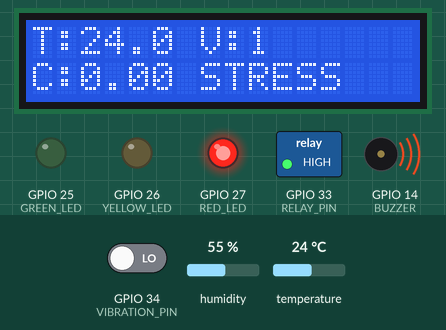
The sketch below on a simulated ESP32. Shown: 16×2 character LCD, switched loads named in the sketch (green lamp = pin HIGH), output pins drawn as LEDs (lit = HIGH), buzzer (waves = sounding, pin HIGH). The inputs (shaded band) are chosen by the test bench; at power-on: GPIO 34 (VIBRATION_PIN) LOW, temperature 24 °C, humidity 55 %. WiFi joins after 1.5 s; servers stay silent unless stated; uploads are accepted with an empty reply; random numbers use the default seed unless the sketch sets one; what the sketch prints to the serial monitor is not drawn.

Above: at 6.3 s.
6.4 s: GPIO 34 (VIBRATION_PIN) driven HIGH
At 8.3 s:
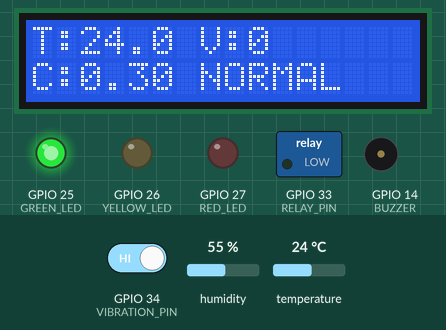
10.0 s: temperature set to 34 °C
At 12.5 s:
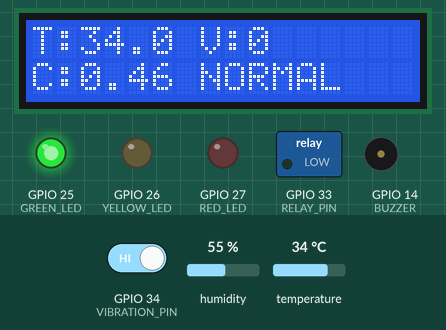
13.4 s: temperature set to 37 °C
At 14.7 s:
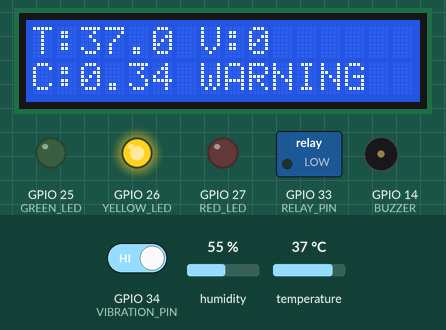
17.6 s: temperature set to 39 °C
At 19.3 s:
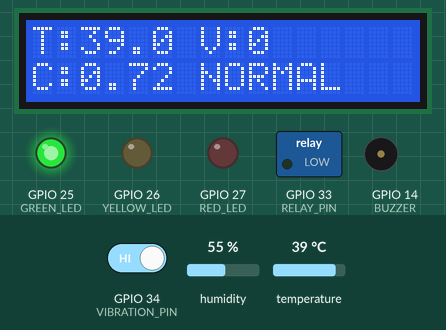
20.2 s: GPIO 34 (VIBRATION_PIN) driven LOW
At 22.0 s:
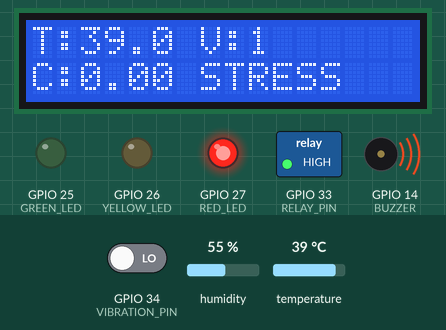
Timing chart, 0 to 23.0 s (numbered marks = the images above; inputs shaded):
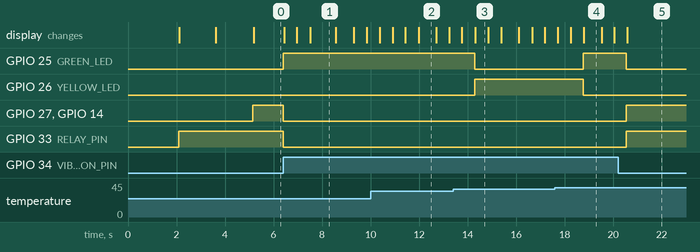

Measured:
- the behaviour switches between 35 and 36 °C on temperature (found by bisection; images 2 and 3)
- the behaviour switches between 37 and 38 °C on temperature (found by bisection; images 3 and 4)
- after the input at 6.4 s, GPIO 25 (GREEN_LED): LOW → HIGH at once; GPIO 27 (RED_LED), GPIO 33 (RELAY_PIN), GPIO 14 (BUZZER): HIGH → LOW at once; the display: first changes at once (image 1 shows a later state)
- after the input at 13.4 s, GPIO 25 (GREEN_LED): HIGH → LOW after 0.89 s; GPIO 26 (YELLOW_LED): LOW → HIGH after 0.89 s
- after the input at 17.6 s, GPIO 25 (GREEN_LED): LOW → HIGH after 1.2 s; GPIO 26 (YELLOW_LED): HIGH → LOW after 1.2 s
- after the input at 20.2 s, GPIO 25 (GREEN_LED): HIGH → LOW after 0.35 s; GPIO 27 (RED_LED), GPIO 33 (RELAY_PIN), GPIO 14 (BUZZER): LOW → HIGH after 0.35 s
- what the display in image 1 shows lasts 1.1 s, from 7.5 s to 8.6 s

The sketch:

sketch_stressdetection.ino
```cpp
#include <DHT.h>
#include <WiFi.h>
#include <HTTPClient.h>
#include <Wire.h>
#include <LiquidCrystal_I2C.h>

// =========================
// WIFI SETTINGS
// =========================
const char* ssid = "stress";
const char* password = "12345678";
const char* serverUrl = "http://10.219.1.71:5000/data";

// =========================
// PINS
// =========================
#define DHTPIN 4
#define DHTTYPE DHT11

#define RELAY_PIN 33
#define VIBRATION_PIN 34

#define GREEN_LED 25
#define YELLOW_LED 26
#define RED_LED 27

#define BUZZER 14

#define RELAY_ON LOW
#define RELAY_OFF HIGH

// =========================
// THRESHOLDS
// =========================
// const float WARNING_TEMP_MIN = 38.0;
// const float WARNING_TEMP_MAX = 40.0;
// const float STRESS_TEMP = 40.0;

const float NORMAL_TEMP_MAX = 35.0;
const float WARNING_TEMP_MIN = 36.0;
const float WARNING_TEMP_MAX = 37.7;
const float STRESS_TEMP = 40.0;

const float CURRENT_MIN = 0.30;
const float CURRENT_MAX = 0.90;

// =========================
// OBJECTS
// =========================
DHT dht(DHTPIN, DHTTYPE);
LiquidCrystal_I2C lcd(0x27, 16, 2);

// =========================
// VARIABLES
// =========================
unsigned long lastTimeSent = 0;
const unsigned long sendInterval = 3000;

float current = 0.0;
String statusText = "INIT";

// =========================
// SETUP
// =========================
void setup() {

  Serial.begin(115200);

  lcd.init();
  lcd.backlight();

  lcd.setCursor(0, 0);
  lcd.print("Machine Monitor");
  lcd.setCursor(0, 1);
  lcd.print("Starting...");
  delay(2000);

  lcd.clear();

  pinMode(RELAY_PIN, OUTPUT);
  pinMode(VIBRATION_PIN, INPUT);

  pinMode(GREEN_LED, OUTPUT);
  pinMode(YELLOW_LED, OUTPUT);
  pinMode(RED_LED, OUTPUT);

  pinMode(BUZZER, OUTPUT);

  digitalWrite(RELAY_PIN, RELAY_OFF);

  digitalWrite(GREEN_LED, LOW);
  digitalWrite(YELLOW_LED, LOW);
  digitalWrite(RED_LED, LOW);

  digitalWrite(BUZZER, LOW);

  dht.begin();

  WiFi.begin(ssid, password);

  lcd.setCursor(0, 0);
  lcd.print("Connecting WiFi");

  while (WiFi.status() != WL_CONNECTED) {
    delay(500);
    Serial.print(".");
  }

  Serial.println("\nWiFi Connected");

  lcd.clear();
  lcd.setCursor(0, 0);
  lcd.print("WiFi Connected");

  delay(1500);
  lcd.clear();

  randomSeed(millis());
}

// =========================
// LOOP
// =========================
void loop() {

  float temperature = dht.readTemperature();

  // SW420 vibration sensor
  int vibrationRaw = digitalRead(VIBRATION_PIN);

  // LOW = vibration detected
  int vibration = !vibrationRaw;

  if (isnan(temperature)) {

    Serial.println("DHT ERROR");

    lcd.setCursor(0, 0);
    lcd.print("DHT ERROR       ");

    delay(1000);
    return;
  }

  // =========================
  // STRESS DETECTION
  // =========================

  bool stress = false;

  if (vibration == 1 || temperature > STRESS_TEMP) {
    stress = true;
  }

  if (stress) {

    // MACHINE STOP
    digitalWrite(RELAY_PIN, RELAY_OFF);

    current = 0.0;

    statusText = "STRESS";

    digitalWrite(GREEN_LED, LOW);
    digitalWrite(YELLOW_LED, LOW);
    digitalWrite(RED_LED, HIGH);

    digitalWrite(BUZZER, HIGH);
  }
  else {

    // MACHINE RUNNING
    digitalWrite(RELAY_PIN, RELAY_ON);

    current = random(
                (int)(CURRENT_MIN * 100),
                (int)(CURRENT_MAX * 100) + 1
              ) / 100.0;

    if (temperature >= WARNING_TEMP_MIN &&
        temperature <= WARNING_TEMP_MAX) {

      statusText = "WARNING";

      digitalWrite(GREEN_LED, LOW);
      digitalWrite(YELLOW_LED, HIGH);
      digitalWrite(RED_LED, LOW);

      digitalWrite(BUZZER, LOW);
    }
    else {

      statusText = "NORMAL";

      digitalWrite(GREEN_LED, HIGH);
      digitalWrite(YELLOW_LED, LOW);
      digitalWrite(RED_LED, LOW);

      digitalWrite(BUZZER, LOW);
    }
  }

  // =========================
  // SERIAL MONITOR
  // =========================

  Serial.print("Temp: ");
  Serial.print(temperature);

  Serial.print(" | Vib: ");
  Serial.print(vibration);

  Serial.print(" | Current: ");
  Serial.print(current, 2);

  Serial.print(" | Status: ");
  Serial.println(statusText);

  // =========================
  // LCD DISPLAY
  // =========================

  lcd.setCursor(0, 0);
  lcd.print("T:");
  lcd.print(temperature, 1);

  lcd.print(" V:");
  lcd.print(vibration);

  lcd.print("  ");

  lcd.setCursor(0, 1);

  lcd.print("C:");
  lcd.print(current, 2);

  lcd.print(" ");

  lcd.print(statusText);

  lcd.print("   ");

  // =========================
  // SEND TO FLASK
  // =========================

  if ((millis() - lastTimeSent >= sendInterval) &&
      WiFi.status() == WL_CONNECTED) {

    lastTimeSent = millis();

    HTTPClient http;

    http.begin(serverUrl);
    http.addHeader("Content-Type", "application/json");

    String json =
      "{\"temperature\":" + String(temperature, 1) +
      ",\"vibration\":" + String(vibration) +
      ",\"current\":" + String(current, 2) +
      ",\"status\":\"" + statusText + "\"}";

    Serial.println("JSON SENT:");
    Serial.println(json);

    int httpResponseCode = http.POST(json);

    Serial.print("HTTP Response: ");
    Serial.println(httpResponseCode);

    http.end();
  }

  delay(500);
}
```
